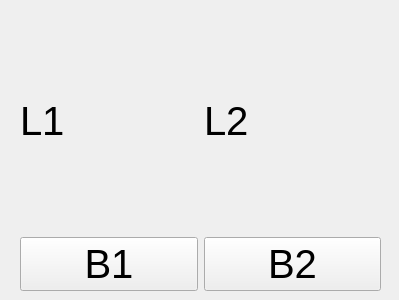
<?xml version="1.0" encoding="UTF-8"?>
<ui version="4.0">
 <class>MyWidget</class>
 <widget class="QWidget" name="MyWidget">
  <property name="geometry">
   <rect>
    <x>0</x>
    <y>0</y>
    <width>399</width>
    <height>300</height>
   </rect>
  </property>
  <property name="font">
   <font>
    <pointsize>30</pointsize>
   </font>
  </property>
  <property name="windowTitle">
   <string>Form</string>
  </property>
  <widget class="QWidget" name="gridLayoutWidget">
   <property name="geometry">
    <rect>
     <x>20</x>
     <y>10</y>
     <width>361</width>
     <height>281</height>
    </rect>
   </property>
   <layout class="QGridLayout" name="gridLayout">
    <item row="0" column="0">
     <widget class="QLabel" name="label_1">
      <property name="font">
       <font>
        <pointsize>30</pointsize>
       </font>
      </property>
      <property name="text">
       <string>L1</string>
      </property>
     </widget>
    </item>
    <item row="0" column="1">
     <widget class="QLabel" name="label_2">
      <property name="font">
       <font>
        <pointsize>30</pointsize>
       </font>
      </property>
      <property name="text">
       <string>L2</string>
      </property>
     </widget>
    </item>
    <item row="1" column="0">
     <widget class="QPushButton" name="button_1">
      <property name="text">
       <string>B1</string>
      </property>
     </widget>
    </item>
    <item row="1" column="1">
     <widget class="QPushButton" name="button_2">
      <property name="text">
       <string>B2</string>
      </property>
     </widget>
    </item>
   </layout>
  </widget>
 </widget>
 <resources/>
 <connections/>
</ui>
